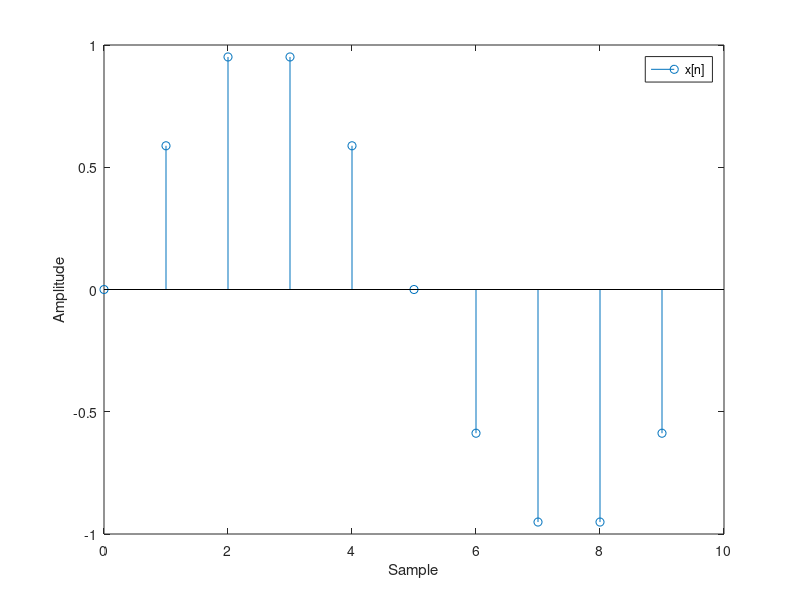

This chart was generated by the following MATLAB code:
clc
clear
close all;

n = 0:1:9;

X = [0.000000000000000 + 0.000000000000000i,0.000000000000000 - 5.000200095783344i,8.326672684688674e-17 + 2.220446049250313e-16i,8.326672684688674e-17 + 4.613270831965721e-05i,1.110223024625157e-16 + 1.110223024625157e-16i,0.000000000000000e+00 + 1.989561189894790e-16i,5.551115123125783e-17 + 1.665334536937735e-16i,4.052314039881821e-15 - 4.613270832276584e-05i,-1.665334536937735e-16 + 9.992007221626409e-16i,-0.000000000000003 + 5.000200095783343i];

x = (X(2)*exp(1i*2*pi*n*1/10) + X(10)*exp(1i*2*pi*9*n/10))/10;

Amp = abs(x);
Phase = angle(x);

stem(n,x);
legend('x[n]');
xlabel('Sample');
ylabel('Amplitude');






